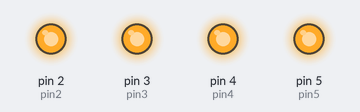
A sketch run on a simulated Arduino Uno, built with avr-gcc and run on an emulated ATmega328P. Parts: output pins drawn as LEDs (lit = HIGH).

Above: at 0.1 s.
At 4.6 s:
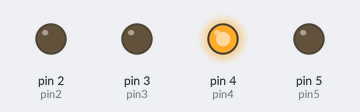
At 9.1 s:
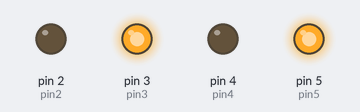
At 18.1 s:
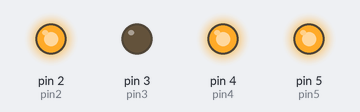
At 27.1 s:
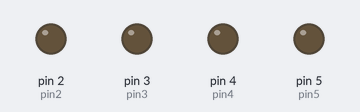
At 37.6 s:
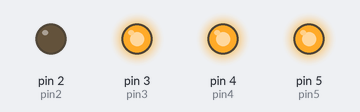
Timing chart, 0 to 40.0 s (numbered marks = the images above):
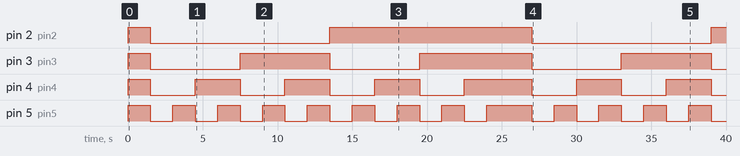

Measured:
- by itself, pin 2 (pin2): goes HIGH 1.5 s, LOW 12.0 s, HIGH 13.5 s, LOW 12.0 s, then HIGH
- by itself, pin 3 (pin3): LOW → HIGH at 0.00 s, → LOW 1.5 s later, → HIGH 6.0 s later, → LOW 6.0 s later, … (8 changes in this stretch)
- by itself, pin 4 (pin4): LOW → HIGH at 0.00 s, → LOW 1.5 s later, → HIGH 3.0 s later, → LOW 3.0 s later, … (14 changes in this stretch)
- by itself, pin 5 (pin5): goes 8 × (HIGH 1.5 s, LOW 1.5 s), HIGH 3.0 s, 4 × (LOW 1.5 s, HIGH 1.5 s), then LOW

The sketch:

LEDbinaryCounter.ino
```cpp
int pin2=2;
int pin3=3;
int pin4=4;
int pin5=5;
int waittime=1500;

void setup() {
  // put your setup code here, to run once:
pinMode(pin2,OUTPUT);
pinMode(pin3,OUTPUT);
pinMode(pin4,OUTPUT);
pinMode(pin5,OUTPUT);
}

void loop() {
  // put your main code here, to run repeatedly:
  digitalWrite(pin2,HIGH);
  digitalWrite(pin3,HIGH);
  digitalWrite(pin4,HIGH);
  digitalWrite(pin5,HIGH);
  delay(waittime);

  digitalWrite(pin2,LOW);//0
  digitalWrite(pin3,LOW);
  digitalWrite(pin4,LOW);
  digitalWrite(pin5,LOW);
delay(waittime);

 digitalWrite(pin2,LOW);//1
  digitalWrite(pin3,LOW);
  digitalWrite(pin4,LOW);
  digitalWrite(pin5,HIGH);
delay(waittime);

 digitalWrite(pin2,LOW);//2
  digitalWrite(pin3,LOW);
  digitalWrite(pin4,HIGH);
  digitalWrite(pin5,LOW);
delay(waittime);

 digitalWrite(pin2,LOW);//3
  digitalWrite(pin3,LOW);
  digitalWrite(pin4,HIGH);
  digitalWrite(pin5,HIGH);
delay(waittime);

digitalWrite(pin2,LOW);//4
  digitalWrite(pin3,HIGH);
  digitalWrite(pin4,LOW);
  digitalWrite(pin5,LOW);
delay(waittime);

digitalWrite(pin2,LOW);//5
  digitalWrite(pin3,HIGH);
  digitalWrite(pin4,LOW);
  digitalWrite(pin5,HIGH);
delay(waittime);

digitalWrite(pin2,LOW);//6
  digitalWrite(pin3,HIGH);
  digitalWrite(pin4,HIGH);
  digitalWrite(pin5,LOW);
delay(waittime);

digitalWrite(pin2,LOW);//7
  digitalWrite(pin3,HIGH);
  digitalWrite(pin4,HIGH);
  digitalWrite(pin5,HIGH);
delay(waittime);

digitalWrite(pin2,HIGH);//8
  digitalWrite(pin3,LOW);
  digitalWrite(pin4,LOW);
  digitalWrite(pin5,LOW);
delay(waittime);

digitalWrite(pin2,HIGH);//9
  digitalWrite(pin3,LOW);
  digitalWrite(pin4,LOW);
  digitalWrite(pin5,HIGH);
delay(waittime);

digitalWrite(pin2,HIGH);//10 or A
  digitalWrite(pin3,LOW);
  digitalWrite(pin4,HIGH);
  digitalWrite(pin5,LOW);
delay(waittime);

digitalWrite(pin2,HIGH);//11 OR B
  digitalWrite(pin3,LOW);
  digitalWrite(pin4,HIGH);
  digitalWrite(pin5,HIGH);
delay(waittime);

digitalWrite(pin2,HIGH);//12 OR C
  digitalWrite(pin3,HIGH);
  digitalWrite(pin4,LOW);
  digitalWrite(pin5,LOW);
delay(waittime);

digitalWrite(pin2,HIGH);//13 OR D
  digitalWrite(pin3,HIGH);
  digitalWrite(pin4,LOW);
  digitalWrite(pin5,HIGH);
delay(waittime);

digitalWrite(pin2,HIGH);//14 OR E
  digitalWrite(pin3,HIGH);
  digitalWrite(pin4,HIGH);
  digitalWrite(pin5,LOW);
delay(waittime);

digitalWrite(pin2,HIGH);//15 OR F
  digitalWrite(pin3,HIGH);
  digitalWrite(pin4,HIGH);
  digitalWrite(pin5,HIGH);
delay(waittime);


}
```
